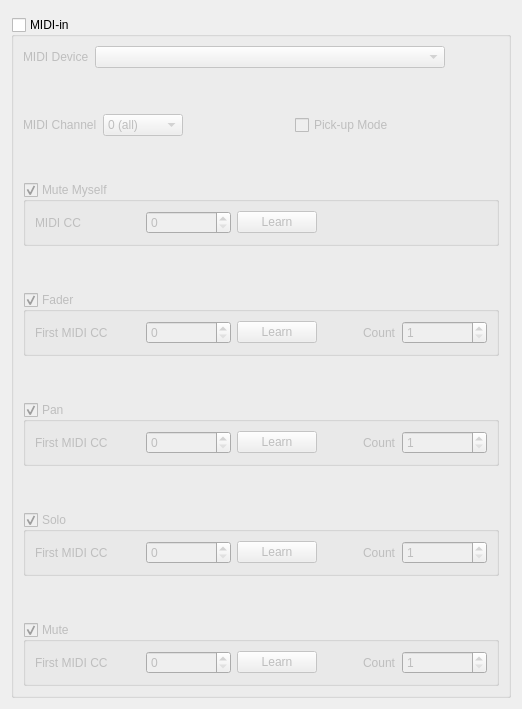
     <widget class="QWidget" name="tab_3_midi">
      <attribute name="title">
       <string>MIDI Control</string>
      </attribute>
      <layout class="QVBoxLayout" name="verticalLayout_18">
       <item>
        <widget class="QWidget" name="wdgMidiDeviceContainer" native="true">
         <layout class="QHBoxLayout" name="horizontalLayout_midiDevice">
          <property name="leftMargin">
           <number>0</number>
          </property>
          <property name="topMargin">
           <number>0</number>
          </property>
          <property name="rightMargin">
           <number>0</number>
          </property>
          <property name="bottomMargin">
           <number>0</number>
          </property>
         </layout>
        </widget>
       </item>
       <item>
        <widget class="QGroupBox" name="grbMidiControls">
         <property name="title">
          <string>MIDI-in</string>
         </property>
         <property name="checkable">
          <bool>true</bool>
         </property>
         <property name="checked">
          <bool>false</bool>
         </property>
         <layout class="QGridLayout" name="gridLayout">
          <item row="2" column="0">
           <layout class="QHBoxLayout" name="horizontalLayout_17">
            <item>
             <widget class="QLabel" name="lblChannel">
              <property name="maximumSize">
               <size>
                <width>200</width>
                <height>16777215</height>
               </size>
              </property>
              <property name="font">
               <font>
                <weight>50</weight>
                <bold>false</bold>
               </font>
              </property>
              <property name="text">
               <string>MIDI Channel</string>
              </property>
             </widget>
            </item>
            <item>
             <widget class="QComboBox" name="cbxChannel">
              <property name="minimumSize">
               <size>
                <width>80</width>
                <height>0</height>
               </size>
              </property>
              <property name="maximumSize">
               <size>
                <width>80</width>
                <height>16777215</height>
               </size>
              </property>
              <property name="font">
               <font>
                <weight>50</weight>
                <bold>false</bold>
               </font>
              </property>
              <item>
               <property name="text">
                <string>0 (all)</string>
               </property>
              </item>
              <item>
               <property name="text">
                <string>1</string>
               </property>
              </item>
              <item>
               <property name="text">
                <string>2</string>
               </property>
              </item>
              <item>
               <property name="text">
                <string>3</string>
               </property>
              </item>
              <item>
               <property name="text">
                <string>4</string>
               </property>
              </item>
              <item>
               <property name="text">
                <string>5</string>
               </property>
              </item>
              <item>
               <property name="text">
                <string>6</string>
               </property>
              </item>
              <item>
               <property name="text">
                <string>7</string>
               </property>
              </item>
              <item>
               <property name="text">
                <string>8</string>
               </property>
              </item>
              <item>
               <property name="text">
                <string>9</string>
               </property>
              </item>
              <item>
               <property name="text">
                <string>10</string>
               </property>
              </item>
              <item>
               <property name="text">
                <string>11</string>
               </property>
              </item>
              <item>
               <property name="text">
                <string>12</string>
               </property>
              </item>
              <item>
               <property name="text">
                <string>13</string>
               </property>
              </item>
              <item>
               <property name="text">
                <string>14</string>
               </property>
              </item>
              <item>
               <property name="text">
                <string>15</string>
               </property>
              </item>
              <item>
               <property name="text">
                <string>16</string>
               </property>
              </item>
             </widget>
            </item>
            <item>
             <spacer name="horizontalSpacer_15">
              <property name="orientation">
               <enum>Qt::Horizontal</enum>
              </property>
              <property name="sizeHint" stdset="0">
               <size>
                <width>40</width>
                <height>20</height>
               </size>
              </property>
             </spacer>
            </item>
            <item>
             <widget class="QCheckBox" name="chbMIDIPickupMode">
              <property name="text">
               <string>Pick-up Mode</string>
              </property>
             </widget>
            </item>
            <item>
             <spacer name="horizontalSpacer_18">
              <property name="orientation">
               <enum>Qt::Horizontal</enum>
              </property>
              <property name="sizeHint" stdset="0">
               <size>
                <width>40</width>
                <height>20</height>
               </size>
              </property>
             </spacer>
            </item>
           </layout>
          </item>
          <item row="4" column="0">
           <widget class="QGroupBox" name="grbMidiMuteMyself">
            <property name="font">
             <font>
              <weight>50</weight>
              <bold>false</bold>
             </font>
            </property>
            <property name="title">
             <string>Mute Myself</string>
            </property>
            <property name="checkable">
             <bool>true</bool>
            </property>
            <layout class="QHBoxLayout" name="horizontalLayout_20">
             <item>
              <layout class="QHBoxLayout" name="horizontalLayout_16">
               <item>
                <widget class="QLabel" name="lblMuteMyselfCC">
                 <property name="minimumSize">
                  <size>
                   <width>105</width>
                   <height>0</height>
                  </size>
                 </property>
                 <property name="font">
                  <font>
                   <weight>50</weight>
                   <bold>false</bold>
                  </font>
                 </property>
                 <property name="text">
                  <string>MIDI CC</string>
                 </property>
                </widget>
               </item>
               <item>
                <widget class="QSpinBox" name="spnMuteMyself">
                 <property name="minimumSize">
                  <size>
                   <width>85</width>
                   <height>0</height>
                  </size>
                 </property>
                 <property name="font">
                  <font>
                   <weight>50</weight>
                   <bold>false</bold>
                  </font>
                 </property>
                 <property name="minimum">
                  <number>0</number>
                 </property>
                 <property name="maximum">
                  <number>127</number>
                 </property>
                </widget>
               </item>
               <item>
                <widget class="QPushButton" name="butLearnMuteMyself">
                 <property name="font">
                  <font>
                   <weight>50</weight>
                   <bold>false</bold>
                  </font>
                 </property>
                 <property name="text">
                  <string>Learn</string>
                 </property>
                 <property name="autoDefault">
                  <bool>false</bool>
                 </property>
                </widget>
               </item>
               <item>
                <spacer name="horizontalSpacer_17">
                 <property name="orientation">
                  <enum>Qt::Horizontal</enum>
                 </property>
                 <property name="sizeHint" stdset="0">
                  <size>
                   <width>40</width>
                   <height>20</height>
                  </size>
                 </property>
                </spacer>
               </item>
              </layout>
             </item>
            </layout>
           </widget>
          </item>
          <item row="3" column="0">
           <spacer name="verticalSpacer_18">
            <property name="orientation">
             <enum>Qt::Vertical</enum>
            </property>
            <property name="sizeHint" stdset="0">
             <size>
              <width>20</width>
              <height>40</height>
             </size>
            </property>
           </spacer>
          </item>
          <item row="5" column="0">
           <spacer name="verticalSpacer_17">
            <property name="orientation">
             <enum>Qt::Vertical</enum>
            </property>
            <property name="sizeHint" stdset="0">
             <size>
              <width>20</width>
              <height>40</height>
             </size>
            </property>
           </spacer>
          </item>
          <item row="6" column="0">
           <layout class="QGridLayout" name="gridLayoutMain">
            <item row="3" column="0">
             <spacer name="verticalSpacer_14">
              <property name="orientation">
               <enum>Qt::Vertical</enum>
              </property>
              <property name="sizeHint" stdset="0">
               <size>
                <width>20</width>
                <height>40</height>
               </size>
              </property>
             </spacer>
            </item>
            <item row="0" column="0">
             <widget class="QGroupBox" name="grbMidiFader">
              <property name="font">
               <font>
                <weight>50</weight>
                <bold>false</bold>
               </font>
              </property>
              <property name="title">
               <string>Fader</string>
              </property>
              <property name="checkable">
               <bool>true</bool>
              </property>
              <layout class="QHBoxLayout" name="horizontalLayout_19">
               <item>
                <layout class="QHBoxLayout" name="horizontalLayout_11">
                 <item>
                  <widget class="QLabel" name="lblFaderOffset">
                   <property name="minimumSize">
                    <size>
                     <width>105</width>
                     <height>0</height>
                    </size>
                   </property>
                   <property name="font">
                    <font>
                     <weight>50</weight>
                     <bold>false</bold>
                    </font>
                   </property>
                   <property name="text">
                    <string>First MIDI CC</string>
                   </property>
                  </widget>
                 </item>
                 <item>
                  <widget class="QSpinBox" name="spnFaderOffset">
                   <property name="minimumSize">
                    <size>
                     <width>85</width>
                     <height>0</height>
                    </size>
                   </property>
                   <property name="font">
                    <font>
                     <weight>50</weight>
                     <bold>false</bold>
                    </font>
                   </property>
                   <property name="maximum">
                    <number>127</number>
                   </property>
                  </widget>
                 </item>
                 <item>
                  <widget class="QPushButton" name="butLearnFaderOffset">
                   <property name="font">
                    <font>
                     <weight>50</weight>
                     <bold>false</bold>
                    </font>
                   </property>
                   <property name="text">
                    <string>Learn</string>
                   </property>
                   <property name="autoDefault">
                    <bool>false</bool>
                   </property>
                  </widget>
                 </item>
                 <item>
                  <spacer name="horizontalSpacer_11">
                   <property name="orientation">
                    <enum>Qt::Horizontal</enum>
                   </property>
                   <property name="sizeHint" stdset="0">
                    <size>
                     <width>40</width>
                     <height>20</height>
                    </size>
                   </property>
                  </spacer>
                 </item>
                 <item>
                  <widget class="QLabel" name="lblFaderCount">
                   <property name="font">
                    <font>
                     <weight>50</weight>
                     <bold>false</bold>
                    </font>
                   </property>
                   <property name="text">
                    <string>Count</string>
                   </property>
                  </widget>
                 </item>
                 <item>
                  <widget class="QSpinBox" name="spnFaderCount">
                   <property name="minimumSize">
                    <size>
                     <width>85</width>
                     <height>0</height>
                    </size>
                   </property>
                   <property name="font">
                    <font>
                     <weight>50</weight>
                     <bold>false</bold>
                    </font>
                   </property>
                   <property name="minimum">
                    <number>1</number>
                   </property>
                   <property name="maximum">
                    <number>127</number>
                   </property>
                  </widget>
                 </item>
                </layout>
               </item>
              </layout>
             </widget>
            </item>
            <item row="6" column="0">
             <widget class="QGroupBox" name="grbMidiMute">
              <property name="font">
               <font>
                <weight>50</weight>
                <bold>false</bold>
               </font>
              </property>
              <property name="title">
               <string>Mute</string>
              </property>
              <property name="checkable">
               <bool>true</bool>
              </property>
              <layout class="QHBoxLayout" name="horizontalLayout_18">
               <item>
                <layout class="QHBoxLayout" name="horizontalLayout_15">
                 <item>
                  <widget class="QLabel" name="lblMuteOffset">
                   <property name="minimumSize">
                    <size>
                     <width>105</width>
                     <height>0</height>
                    </size>
                   </property>
                   <property name="font">
                    <font>
                     <weight>50</weight>
                     <bold>false</bold>
                    </font>
                   </property>
                   <property name="text">
                    <string>First MIDI CC</string>
                   </property>
                  </widget>
                 </item>
                 <item>
                  <widget class="QSpinBox" name="spnMuteOffset">
                   <property name="minimumSize">
                    <size>
                     <width>85</width>
                     <height>0</height>
                    </size>
                   </property>
                   <property name="font">
                    <font>
                     <weight>50</weight>
                     <bold>false</bold>
                    </font>
                   </property>
                   <property name="maximum">
                    <number>127</number>
                   </property>
                  </widget>
                 </item>
                 <item>
                  <widget class="QPushButton" name="butLearnMuteOffset">
                   <property name="font">
                    <font>
                     <weight>50</weight>
                     <bold>false</bold>
                    </font>
                   </property>
                   <property name="text">
                    <string>Learn</string>
                   </property>
                   <property name="autoDefault">
                    <bool>false</bool>
                   </property>
                  </widget>
                 </item>
                 <item>
                  <spacer name="horizontalSpacer_14">
                   <property name="orientation">
                    <enum>Qt::Horizontal</enum>
                   </property>
                   <property name="sizeHint" stdset="0">
                    <size>
                     <width>40</width>
                     <height>20</height>
                    </size>
                   </property>
                  </spacer>
                 </item>
                 <item>
                  <widget class="QLabel" name="lblMuteCount">
                   <property name="font">
                    <font>
                     <weight>50</weight>
                     <bold>false</bold>
                    </font>
                   </property>
                   <property name="text">
                    <string>Count</string>
                   </property>
                  </widget>
                 </item>
                 <item>
                  <widget class="QSpinBox" name="spnMuteCount">
                   <property name="minimumSize">
                    <size>
                     <width>85</width>
                     <height>0</height>
                    </size>
                   </property>
                   <property name="font">
                    <font>
                     <weight>50</weight>
                     <bold>false</bold>
                    </font>
                   </property>
                   <property name="minimum">
                    <number>1</number>
                   </property>
                   <property name="maximum">
                    <number>127</number>
                   </property>
                  </widget>
                 </item>
                </layout>
               </item>
              </layout>
             </widget>
            </item>
            <item row="1" column="0">
             <spacer name="verticalSpacer_12">
              <property name="orientation">
               <enum>Qt::Vertical</enum>
              </property>
              <property name="sizeHint" stdset="0">
               <size>
                <width>20</width>
                <height>40</height>
               </size>
              </property>
             </spacer>
            </item>
            <item row="4" column="0">
             <widget class="QGroupBox" name="grbMidiSolo">
              <property name="font">
               <font>
                <weight>50</weight>
                <bold>false</bold>
               </font>
              </property>
              <property name="title">
               <string>Solo</string>
              </property>
              <property name="checkable">
               <bool>true</bool>
              </property>
              <layout class="QHBoxLayout" name="horizontalLayout_21">
               <item>
                <layout class="QHBoxLayout" name="horizontalLayout_14">
                 <item>
                  <widget class="QLabel" name="lblSoloOffset">
                   <property name="minimumSize">
                    <size>
                     <width>105</width>
                     <height>0</height>
                    </size>
                   </property>
                   <property name="font">
                    <font>
                     <weight>50</weight>
                     <bold>false</bold>
                    </font>
                   </property>
                   <property name="text">
                    <string>First MIDI CC</string>
                   </property>
                  </widget>
                 </item>
                 <item>
                  <widget class="QSpinBox" name="spnSoloOffset">
                   <property name="minimumSize">
                    <size>
                     <width>85</width>
                     <height>0</height>
                    </size>
                   </property>
                   <property name="font">
                    <font>
                     <weight>50</weight>
                     <bold>false</bold>
                    </font>
                   </property>
                   <property name="maximum">
                    <number>127</number>
                   </property>
                  </widget>
                 </item>
                 <item>
                  <widget class="QPushButton" name="butLearnSoloOffset">
                   <property name="font">
                    <font>
                     <weight>50</weight>
                     <bold>false</bold>
                    </font>
                   </property>
                   <property name="text">
                    <string>Learn</string>
                   </property>
                   <property name="autoDefault">
                    <bool>false</bool>
                   </property>
                  </widget>
                 </item>
                 <item>
                  <spacer name="horizontalSpacer_13">
                   <property name="orientation">
                    <enum>Qt::Horizontal</enum>
                   </property>
                   <property name="sizeHint" stdset="0">
                    <size>
                     <width>40</width>
                     <height>20</height>
                    </size>
                   </property>
                  </spacer>
                 </item>
                 <item>
                  <widget class="QLabel" name="lblSoloCount">
                   <property name="font">
                    <font>
                     <weight>50</weight>
                     <bold>false</bold>
                    </font>
                   </property>
                   <property name="text">
                    <string>Count</string>
                   </property>
                  </widget>
                 </item>
                 <item>
                  <widget class="QSpinBox" name="spnSoloCount">
                   <property name="minimumSize">
                    <size>
                     <width>85</width>
                     <height>0</height>
                    </size>
                   </property>
                   <property name="font">
                    <font>
                     <weight>50</weight>
                     <bold>false</bold>
                    </font>
                   </property>
                   <property name="minimum">
                    <number>1</number>
                   </property>
                   <property name="maximum">
                    <number>127</number>
                   </property>
                  </widget>
                 </item>
                </layout>
               </item>
              </layout>
             </widget>
            </item>
            <item row="2" column="0">
             <widget class="QGroupBox" name="grbMidiPan">
              <property name="font">
               <font>
                <weight>50</weight>
                <bold>false</bold>
               </font>
              </property>
              <property name="title">
               <string>Pan</string>
              </property>
              <property name="checkable">
               <bool>true</bool>
              </property>
              <layout class="QHBoxLayout" name="horizontalLayout_22">
               <item>
                <layout class="QHBoxLayout" name="horizontalLayout_13">
                 <item>
                  <widget class="QLabel" name="lblPanOffset">
                   <property name="minimumSize">
                    <size>
                     <width>105</width>
                     <height>0</height>
                    </size>
                   </property>
                   <property name="font">
                    <font>
                     <weight>50</weight>
                     <bold>false</bold>
                    </font>
                   </property>
                   <property name="text">
                    <string>First MIDI CC</string>
                   </property>
                  </widget>
                 </item>
                 <item>
                  <widget class="QSpinBox" name="spnPanOffset">
                   <property name="minimumSize">
                    <size>
                     <width>85</width>
                     <height>0</height>
                    </size>
                   </property>
                   <property name="font">
                    <font>
                     <weight>50</weight>
                     <bold>false</bold>
                    </font>
                   </property>
                   <property name="maximum">
                    <number>127</number>
                   </property>
                  </widget>
                 </item>
                 <item>
                  <widget class="QPushButton" name="butLearnPanOffset">
                   <property name="font">
                    <font>
                     <weight>50</weight>
                     <bold>false</bold>
                    </font>
                   </property>
                   <property name="text">
                    <string>Learn</string>
                   </property>
                   <property name="autoDefault">
                    <bool>false</bool>
                   </property>
                  </widget>
                 </item>
                 <item>
                  <spacer name="horizontalSpacer_12">
                   <property name="orientation">
                    <enum>Qt::Horizontal</enum>
                   </property>
                   <property name="sizeHint" stdset="0">
                    <size>
                     <width>40</width>
                     <height>20</height>
                    </size>
                   </property>
                  </spacer>
                 </item>
                 <item>
                  <widget class="QLabel" name="lblPanCount">
                   <property name="font">
                    <font>
                     <weight>50</weight>
                     <bold>false</bold>
                    </font>
                   </property>
                   <property name="text">
                    <string>Count</string>
                   </property>
                  </widget>
                 </item>
                 <item>
                  <widget class="QSpinBox" name="spnPanCount">
                   <property name="minimumSize">
                    <size>
                     <width>85</width>
                     <height>0</height>
                    </size>
                   </property>
                   <property name="font">
                    <font>
                     <weight>50</weight>
                     <bold>false</bold>
                    </font>
                   </property>
                   <property name="minimum">
                    <number>1</number>
                   </property>
                   <property name="maximum">
                    <number>127</number>
                   </property>
                  </widget>
                 </item>
                </layout>
               </item>
              </layout>
             </widget>
            </item>
            <item row="5" column="0">
             <spacer name="verticalSpacer_16">
              <property name="orientation">
               <enum>Qt::Vertical</enum>
              </property>
              <property name="sizeHint" stdset="0">
               <size>
                <width>20</width>
                <height>40</height>
               </size>
              </property>
             </spacer>
            </item>
           </layout>
          </item>
          <item row="0" column="0">
           <layout class="QHBoxLayout" name="horizontalLayout_23">
            <item>
             <widget class="QLabel" name="lblMidiDevice">
              <property name="text">
               <string>MIDI Device</string>
              </property>
             </widget>
            </item>
            <item>
             <widget class="QComboBox" name="cbxMidiDevice">
              <property name="minimumSize">
               <size>
                <width>350</width>
                <height>0</height>
               </size>
              </property>
             </widget>
            </item>
            <item>
             <spacer name="horizontalSpacer_16">
              <property name="orientation">
               <enum>Qt::Horizontal</enum>
              </property>
              <property name="sizeHint" stdset="0">
               <size>
                <width>40</width>
                <height>20</height>
               </size>
              </property>
             </spacer>
            </item>
           </layout>
          </item>
          <item row="1" column="0">
           <spacer name="verticalSpacer_19">
            <property name="orientation">
             <enum>Qt::Vertical</enum>
            </property>
            <property name="sizeHint" stdset="0">
             <size>
              <width>20</width>
              <height>40</height>
             </size>
            </property>
           </spacer>
          </item>
         </layout>
        </widget>
       </item>
      </layout>
     </widget>
